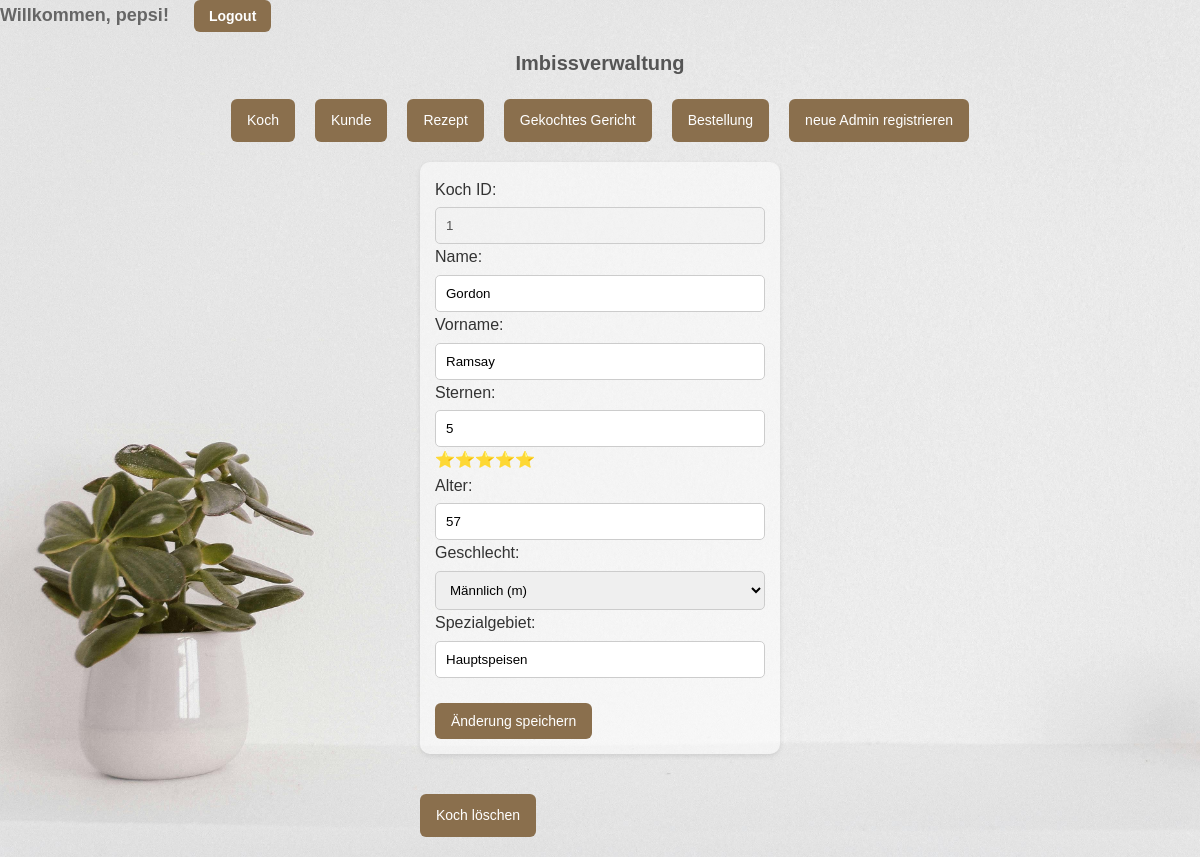
The page /pages/kochbearbeiten.php?kochid=1 (signed in) on the database its author committed.
### tables this page shows
CREATE TABLE IF NOT EXISTS koch (
    kochid INT NOT NULL AUTO_INCREMENT,
    `name` VARCHAR(40) NOT NULL,
    vorname VARCHAR(40) DEFAULT NULL,
    anzahl_von_sternen TINYINT DEFAULT NULL,
    koch_alter INT DEFAULT NULL,
    geschlecht ENUM('m', 'w', 'd') DEFAULT NULL,
    spezialgebiet VARCHAR(40) DEFAULT NULL,
    PRIMARY KEY (kochid)
);

### pages/koch.class.php (called while the page is built, shortened)
<?php
class Koch {
    private $tabelle = "koch";
    public function lesenDatensatz($id) {
        $data = array();
        require("../config/db.inc.php");
        $sql = "SELECT `name`,
                       vorname,
                       anzahl_von_sternen,
                       koch_alter,
                       geschlecht,
                       spezialgebiet
                       FROM " . $this->tabelle .
                       " WHERE kochid = ?";
        if ($stmt = $mysqli->prepare($sql)) {
            $stmt->bind_param("i", $id);
            $stmt->execute();
            $ergibnis = $stmt->get_result();
            $data = $ergibnis->fetch_assoc();
        }
        return($data);
    }
}
?>

### pages/kochbearbeiten.php (the view, shortened to what this page needs)
<!DOCTYPE html>
<html lang="de">
<head>
    <?php
        require_once("koch.class.php");
    ?>
    <link rel="stylesheet" href="../assets/styles.css">
</head>
<body>
    <?php
    require_once("navigation.inc.php");
    ?>
    <?php
    $koch = new Koch();
    if (isset($_POST["mode"])) {
        if ($_POST["mode"] == "null") {
            $koch->anlegen();
        } else {
            $koch->bearbeiten();
        }
        header("refresh:3; url=koch.php");
    } else {
    ?>
    <div class="ausgabe">
    <?php
        if (isset($_GET["kochid"])) {
            $kdata = $koch->lesenDatensatz($_GET["kochid"]);
            $kochid = $_GET["kochid"];
    ?>
             <form action="" method="post">
                <label for="kochid">Koch ID: </label>
                <input type="text" id="kochid" name="kochid" value="<?php echo $kochid; ?>" disabled><br>
                <label for="name">Name: </label>
                <input type="text" id="name" name="name" value="<?php echo $kdata["name"]; ?>"><br>
                <label for="vorname">Vorname: </label>
                <input type="text" id="vorname" name="vorname" value="<?php echo $kdata["vorname"]; ?>"><br>
                <label for="anzahl_von_sternen">Sternen: </label>
                <input type="number" id="anzahl_von_sternen" name="anzahl_von_sternen" value="<?php echo $kdata['anzahl_von_sternen']; ?>" min="0" max="5" oninput="updateStars(this.value)">
                <span id="sterne_anzeige"><?php echo str_repeat("⭐", $kdata["anzahl_von_sternen"]); ?></span><br>
                <label for="koch_alter">Alter: </label>
                <input type="number" id="koch_alter" name="koch_alter" value="<?php echo $kdata["koch_alter"]; ?>"><br>
                <label for="geschlecht">Geschlecht: </label>
                <select id="geschlecht" name="geschlecht">
                    <option value="m" <?php echo ($kdata["geschlecht"] == 'm') ? 'selected' : ''; ?>>Männlich (m)</option>
                </select><br>
                <label for="spezialgebiet">Spezialgebiet: </label>
                <input type="text" id="spezialgebiet" name="spezialgebiet" value="<?php echo $kdata["spezialgebiet"]; ?>"><br><br>
                <button type="submit">Änderung speichern</button>
             </form>
             <div class="button-container-loeschen">
                <a class="button" href="kochloeschen.php?kochid=<?php echo $kochid; ?>">Koch löschen</a>
            </div>
    <?php
        }
    }
    ?>
    </div>
</body>
</html>

### assets/styles.css (style rules this page uses)
* { margin: 0; padding: 0; box-sizing: border-box; }
body { font-family: 'Arial', sans-serif; background: linear-gradient(to bottom, #f0f4f8, #dce2e8); color: #333; line-height: 1.6; background-image: url('bg/plant.jpg'); background-attachment: fixed; background-size: cover; background-position: center; }
.button-container-loeschen { width: 30%; margin: 20px auto; text-align: left; }
.button, .logout-btn, button { display: inline-block; padding: 10px 16px; background: #8a6f4d; color: white; text-decoration: none; font-size: 14px; border-radius: 6px; transition: background 0.3s, transform 0.2s; border: none; cursor: pointer; }
form, #ausgabe { width: 30%; margin: 20px auto; padding: 15px; background: rgba(255, 255, 255, 0.5); border-radius: 10px; box-shadow: 0 2px 5px rgba(0, 0, 0, 0.1); }
input, select, textarea { width: 100%; padding: 10px; margin-top: 5px; border: 1px solid #ccc; border-radius: 5px; }
.ausgabe { display: flex; flex-direction: column; align-items: flex-start; }
a { color: #8a6f4d; text-decoration: none; }

### rows shown on the page
koch: name "Gordon", vorname "Ramsay", anzahl_von_sternen "5", anzahl_von_sternen "⭐⭐⭐⭐⭐", koch_alter "57", geschlecht "Männlich (m)", spezialgebiet "Hauptspeisen"

### other values the page prints
$_SESSION['admin_username'] "pepsi"
